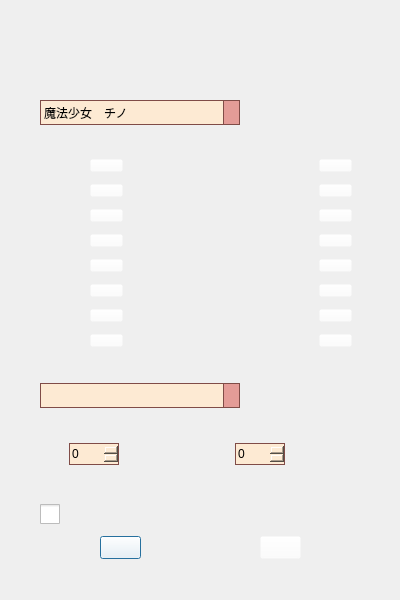
<?xml version="1.0" encoding="UTF-8"?>
<ui version="4.0">
 <class>ToolsSetClass</class>
 <widget class="QDialog" name="ToolsSetClass">
  <property name="geometry">
   <rect>
    <x>0</x>
    <y>0</y>
    <width>400</width>
    <height>600</height>
   </rect>
  </property>
  <property name="windowTitle">
   <string>设置</string>
  </property>
  <property name="windowIcon">
   <iconset resource="tools.qrc">
    <normaloff>:/picture_tools/icon/picture_tools/icon/icon_main_mainwindow.png</normaloff>:/picture_tools/icon/picture_tools/icon/icon_main_mainwindow.png</iconset>
  </property>
  <property name="windowOpacity">
   <double>5.000000000000000</double>
  </property>
  <widget class="QSpinBox" name="spinBox_1">
   <property name="geometry">
    <rect>
     <x>69</x>
     <y>443</y>
     <width>50</width>
     <height>22</height>
    </rect>
   </property>
   <property name="contextMenuPolicy">
    <enum>Qt::NoContextMenu</enum>
   </property>
   <property name="styleSheet">
    <string notr="true">/*按钮未按下*/
QSpinBox::up-button
{
    image: url(:/picture_tools/spinbox/picture_tools/spinbox_style/up_button.png);     
    background: #FDEAD3;
}
QSpinBox::down-button
{
    image: url(:/picture_tools/spinbox/picture_tools/spinbox_style/down_button.png); 
    background: #FDEAD3;
}
/*按钮按下*/
QSpinBox::up-button:pressed
{
    image: url(:/picture_tools/spinbox/picture_tools/spinbox_style/up_button.png);   
    background: #FDEAD3;     
}
QSpinBox::down-button:pressed
{
    image: url(:/picture_tools/spinbox/picture_tools/spinbox_style/down_button.png); 
    background: #FDEAD3;
}
/*总体设置*/
QSpinBox
{
    border: 1px solid #804C47;
    background: #FDEAD3;
}</string>
   </property>
   <property name="maximum">
    <number>9999</number>
   </property>
  </widget>
  <widget class="QSpinBox" name="spinBox_2">
   <property name="geometry">
    <rect>
     <x>235</x>
     <y>443</y>
     <width>50</width>
     <height>22</height>
    </rect>
   </property>
   <property name="contextMenuPolicy">
    <enum>Qt::NoContextMenu</enum>
   </property>
   <property name="styleSheet">
    <string notr="true">/*按钮未按下*/
QSpinBox::up-button
{
    image: url(:/picture_tools/spinbox/picture_tools/spinbox_style/up_button.png);     
    background: #FDEAD3;
}
QSpinBox::down-button
{
    image: url(:/picture_tools/spinbox/picture_tools/spinbox_style/down_button.png); 
    background: #FDEAD3;
}
/*按钮按下*/
QSpinBox::up-button:pressed
{
    image: url(:/picture_tools/spinbox/picture_tools/spinbox_style/up_button.png);   
    background: #FDEAD3;     
}
QSpinBox::down-button:pressed
{
    image: url(:/picture_tools/spinbox/picture_tools/spinbox_style/down_button.png); 
    background: #FDEAD3;
}
/*总体设置*/
QSpinBox
{
    border: 1px solid #804C47;
    background: #FDEAD3;
}</string>
   </property>
   <property name="maximum">
    <number>9999</number>
   </property>
  </widget>
  <widget class="QPushButton" name="pushButton_apply">
   <property name="geometry">
    <rect>
     <x>100</x>
     <y>536</y>
     <width>41</width>
     <height>23</height>
    </rect>
   </property>
   <property name="styleSheet">
    <string notr="true">QPushButton
{
    background: rgb(255,255,255,0);
}</string>
   </property>
   <property name="text">
    <string/>
   </property>
  </widget>
  <widget class="QPushButton" name="pushButton_cancel">
   <property name="geometry">
    <rect>
     <x>260</x>
     <y>536</y>
     <width>41</width>
     <height>23</height>
    </rect>
   </property>
   <property name="styleSheet">
    <string notr="true">QPushButton
{
    background: rgb(255,255,255,0);
}</string>
   </property>
   <property name="text">
    <string/>
   </property>
  </widget>
  <widget class="QLineEdit" name="lineedit_program_1">
   <property name="geometry">
    <rect>
     <x>140</x>
     <y>158</y>
     <width>163</width>
     <height>16</height>
    </rect>
   </property>
   <property name="contextMenuPolicy">
    <enum>Qt::NoContextMenu</enum>
   </property>
   <property name="styleSheet">
    <string notr="true">QLineEdit
{
    background: rgb(255,255,255,0);
    border:0px solid rgb(255,255,255,0);
}</string>
   </property>
   <property name="text">
    <string/>
   </property>
   <property name="readOnly">
    <bool>true</bool>
   </property>
  </widget>
  <widget class="QComboBox" name="comboBox_2">
   <property name="geometry">
    <rect>
     <x>40</x>
     <y>383</y>
     <width>200</width>
     <height>25</height>
    </rect>
   </property>
   <property name="contextMenuPolicy">
    <enum>Qt::PreventContextMenu</enum>
   </property>
   <property name="autoFillBackground">
    <bool>false</bool>
   </property>
   <property name="styleSheet">
    <string notr="true">QComboBox
{
    border: 1px solid #804C47;
    border-radius: 0px;
    padding: 1px 3px 1px 3px;
    min-width: 6px;
}
QComboBox:editable
{
    background: #FDEAD3;
}
QComboBox:!editable
{
    background: #FDEAD3;
}
QComboBox:!editable:on, QComboBox::drop-down:editable:on
{
    background: #FDEAD3;  
}
QComboBox::drop-down:editable
{
    background: #E49C97;
}
QComboBox::drop-down:editable
{
    background: #E49C97;
}
QComboBox::drop-down:editable
{
    background: #E49C97;
}
QComboBox::drop-down:!editable
{
    background: #E49C97;
}
QComboBox::drop-down:!editable
{
    background: #E49C97;
}
QComboBox::drop-down
{
    subcontrol-origin: padding;
    subcontrol-position: top right;
    width: 15px;
    border-left-width: 1px;
    border-left-color: #804C47;
    border-left-style: solid;
    border-top-right-radius: 0px;
    border-bottom-right-radius: 0px;
}
QComboBox::down-arrow
{
    image: url(:/picture_tools/combobox/picture_tools/combobox_style/arrow.png);
}
QComboBox::down-arrow:on
{ 
     image: url(:/picture_tools/combobox/picture_tools/combobox_style/arrow.png);
}
QComboBox QAbstractItemView  
{  
    border: 1px solid #804C47;
    background: #FDEAD3;
    selection-background-color: #E49C97;
    color: #461C0A;  
    selection-color: #FFFFFF;
}
QComboBox QScrollBar::vertical
{
    margin: 9px 0px 9px 0px;
    border-image: url(:/picture_tools/scrollbar/picture_tools/scrollbar_style/line_vertical.png);
    border: 0px; 
    width: 9px;
}
QComboBox QScrollBar::handle:vertical {
    border-image: url(:/picture_tools/scrollbar/picture_tools/scrollbar_style/button_vertical.png);
    min-height:10px;
}
QComboBox QScrollBar::handle:vertical:pressed 
{
    border-image: url(:/picture_tools/scrollbar/picture_tools/scrollbar_style/button_vertical.png); }
QComboBox QScrollBar::add-page:vertical 
{
    border-image: url(:/picture_tools/scrollbar/picture_tools/scrollbar_style/line_vertical.png);
}
QComboBox QScrollBar::sub-page:vertical 
{
    border-image: url(:/picture_tools/scrollbar/picture_tools/scrollbar_style/line_vertical.png);
}
QComboBox QScrollBar::sub-line:vertical 
{
    subcontrol-origin: margin;
    border: 0px solid black;
    height:9px
}
QComboBox QScrollBar::add-line:vertical 
{
    subcontrol-origin: margin;
    border: 0px solid black;
    height:9px
}
QComboBox QScrollBar::down-arrow:vertical
{
    image: url(:/picture_tools/scrollbar/picture_tools/scrollbar_style/down.png);
}
QComboBox QScrollBar::up-arrow:vertical
{
    image: url(:/picture_tools/scrollbar/picture_tools/scrollbar_style/up.png);
}
QComboBox QScrollBar::horizontal
{
    margin: 0px 9px 0px 9px;
    border-image: url(:/picture_tools/scrollbar/picture_tools/scrollbar_style/line_horizental.png);
    border: 0px;
    height: 9px;
}
QComboBox QScrollBar::handle:horizontal 
{
    border-image: url(:/picture_tools/scrollbar/picture_tools/scrollbar_style/button_horizental.png);
    min-width:10px;
}
QTableWidget QScrollBar::handle:horizontal:pressed
{
    border-image: url(:/picture_tools/scrollbar/picture_tools/scrollbar_style/button_horizental.png);
}
QTableWidget QScrollBar::add-page:horizontal 
{
    border-image: url(:/picture_tools/scrollbar/picture_tools/scrollbar_style/button_horizental.png);
}
QTableWidget QScrollBar::sub-page:horizontal 
{
    border-image: url(:/picture_tools/scrollbar/picture_tools/scrollbar_style/button_horizental.png);
}
QComboBox QScrollBar::add-line:horizontal 
{
    subcontrol-origin: margin;
    border: 0px solid black;
    width:9px
}
QComboBox QScrollBar::sub-line:horizontal 
{
    subcontrol-origin: margin;
    border: 0px solid black;
    width:9px
}
QComboBox QScrollBar::left-arrow:horizontal
{
    image: url(:/picture_tools/scrollbar/picture_tools/scrollbar_style/left.png);
}
QTableWidget QScrollBar::right-arrow:horizontal
{
    image: url(:/picture_tools/scrollbar/picture_tools/scrollbar_style/right.png);
}</string>
   </property>
   <property name="editable">
    <bool>false</bool>
   </property>
   <property name="maxVisibleItems">
    <number>7</number>
   </property>
   <property name="maxCount">
    <number>2147483646</number>
   </property>
   <property name="insertPolicy">
    <enum>QComboBox::InsertAtBottom</enum>
   </property>
  </widget>
  <widget class="QComboBox" name="comboBox_1">
   <property name="geometry">
    <rect>
     <x>40</x>
     <y>100</y>
     <width>200</width>
     <height>25</height>
    </rect>
   </property>
   <property name="contextMenuPolicy">
    <enum>Qt::PreventContextMenu</enum>
   </property>
   <property name="autoFillBackground">
    <bool>false</bool>
   </property>
   <property name="styleSheet">
    <string notr="true">QComboBox
{
    border: 1px solid #804C47;
    border-radius: 0px;
    padding: 1px 3px 1px 3px;
    min-width: 6px;
}
QComboBox:editable
{
    background: #FDEAD3;
}
QComboBox:!editable
{
    background: #FDEAD3;
}
QComboBox:!editable:on, QComboBox::drop-down:editable:on
{
    background: #FDEAD3;  
}
QComboBox::drop-down:editable
{
    background: #E49C97;
}
QComboBox::drop-down:editable
{
    background: #E49C97;
}
QComboBox::drop-down:editable
{
    background: #E49C97;
}
QComboBox::drop-down:!editable
{
    background: #E49C97;
}
QComboBox::drop-down:!editable
{
    background: #E49C97;
}
QComboBox::drop-down
{
    subcontrol-origin: padding;
    subcontrol-position: top right;
    width: 15px;
    border-left-width: 1px;
    border-left-color: #804C47;
    border-left-style: solid;
    border-top-right-radius: 0px;
    border-bottom-right-radius: 0px;
}
QComboBox::down-arrow
{
    image: url(:/picture_tools/combobox/picture_tools/combobox_style/arrow.png);
}
QComboBox::down-arrow:on
{ 
     image: url(:/picture_tools/combobox/picture_tools/combobox_style/arrow.png);
}
QComboBox QAbstractItemView  
{  
    border: 1px solid #804C47;
    background: #FDEAD3;
    selection-background-color: #E49C97;
    color: #461C0A;  
    selection-color: #FFFFFF;
}
QComboBox QScrollBar::vertical
{
    margin: 9px 0px 9px 0px;
    border-image: url(:/picture_tools/scrollbar/picture_tools/scrollbar_style/line_vertical.png);
    border: 0px; 
    width: 9px;
}
QComboBox QScrollBar::handle:vertical {
    border-image: url(:/picture_tools/scrollbar/picture_tools/scrollbar_style/button_vertical.png);
    min-height:10px;
}
QComboBox QScrollBar::handle:vertical:pressed 
{
    border-image: url(:/picture_tools/scrollbar/picture_tools/scrollbar_style/button_vertical.png); }
QComboBox QScrollBar::add-page:vertical 
{
    border-image: url(:/picture_tools/scrollbar/picture_tools/scrollbar_style/line_vertical.png);
}
QComboBox QScrollBar::sub-page:vertical 
{
    border-image: url(:/picture_tools/scrollbar/picture_tools/scrollbar_style/line_vertical.png);
}
QComboBox QScrollBar::sub-line:vertical 
{
    subcontrol-origin: margin;
    border: 0px solid black;
    height:9px
}
QComboBox QScrollBar::add-line:vertical 
{
    subcontrol-origin: margin;
    border: 0px solid black;
    height:9px
}
QComboBox QScrollBar::down-arrow:vertical
{
    image: url(:/picture_tools/scrollbar/picture_tools/scrollbar_style/down.png);
}
QComboBox QScrollBar::up-arrow:vertical
{
    image: url(:/picture_tools/scrollbar/picture_tools/scrollbar_style/up.png);
}
QComboBox QScrollBar::horizontal
{
    margin: 0px 9px 0px 9px;
    border-image: url(:/picture_tools/scrollbar/picture_tools/scrollbar_style/line_horizental.png);
    border: 0px;
    height: 9px;
}
QComboBox QScrollBar::handle:horizontal 
{
    border-image: url(:/picture_tools/scrollbar/picture_tools/scrollbar_style/button_horizental.png);
    min-width:10px;
}
QTableWidget QScrollBar::handle:horizontal:pressed
{
    border-image: url(:/picture_tools/scrollbar/picture_tools/scrollbar_style/button_horizental.png);
}
QTableWidget QScrollBar::add-page:horizontal 
{
    border-image: url(:/picture_tools/scrollbar/picture_tools/scrollbar_style/button_horizental.png);
}
QTableWidget QScrollBar::sub-page:horizontal 
{
    border-image: url(:/picture_tools/scrollbar/picture_tools/scrollbar_style/button_horizental.png);
}
QComboBox QScrollBar::add-line:horizontal 
{
    subcontrol-origin: margin;
    border: 0px solid black;
    width:9px
}
QComboBox QScrollBar::sub-line:horizontal 
{
    subcontrol-origin: margin;
    border: 0px solid black;
    width:9px
}
QComboBox QScrollBar::left-arrow:horizontal
{
    image: url(:/picture_tools/scrollbar/picture_tools/scrollbar_style/left.png);
}
QTableWidget QScrollBar::right-arrow:horizontal
{
    image: url(:/picture_tools/scrollbar/picture_tools/scrollbar_style/right.png);
}</string>
   </property>
   <property name="editable">
    <bool>false</bool>
   </property>
   <property name="maxVisibleItems">
    <number>7</number>
   </property>
   <property name="maxCount">
    <number>2147483646</number>
   </property>
   <property name="insertPolicy">
    <enum>QComboBox::InsertAtBottom</enum>
   </property>
   <item>
    <property name="text">
     <string>魔法少女　チノ</string>
    </property>
   </item>
   <item>
    <property name="text">
     <string>ソーサラー　チノ</string>
    </property>
   </item>
   <item>
    <property name="text">
     <string>ガンナー　マヤ</string>
    </property>
   </item>
   <item>
    <property name="text">
     <string>バーサーカー　メグ</string>
    </property>
   </item>
  </widget>
  <widget class="QPushButton" name="pushButton_choose_1">
   <property name="geometry">
    <rect>
     <x>90</x>
     <y>159</y>
     <width>33</width>
     <height>13</height>
    </rect>
   </property>
   <property name="styleSheet">
    <string notr="true">QPushButton
{
    background: rgb(255,255,255,0);
}</string>
   </property>
   <property name="text">
    <string/>
   </property>
  </widget>
  <widget class="QPushButton" name="pushButton_choose_2">
   <property name="geometry">
    <rect>
     <x>90</x>
     <y>184</y>
     <width>33</width>
     <height>13</height>
    </rect>
   </property>
   <property name="styleSheet">
    <string notr="true">QPushButton
{
    background: rgb(255,255,255,0);
}</string>
   </property>
   <property name="text">
    <string/>
   </property>
  </widget>
  <widget class="QPushButton" name="pushButton_choose_3">
   <property name="geometry">
    <rect>
     <x>90</x>
     <y>209</y>
     <width>33</width>
     <height>13</height>
    </rect>
   </property>
   <property name="styleSheet">
    <string notr="true">QPushButton
{
    background: rgb(255,255,255,0);
}</string>
   </property>
   <property name="text">
    <string/>
   </property>
  </widget>
  <widget class="QPushButton" name="pushButton_choose_4">
   <property name="geometry">
    <rect>
     <x>90</x>
     <y>234</y>
     <width>33</width>
     <height>13</height>
    </rect>
   </property>
   <property name="styleSheet">
    <string notr="true">QPushButton
{
    background: rgb(255,255,255,0);
}</string>
   </property>
   <property name="text">
    <string/>
   </property>
  </widget>
  <widget class="QPushButton" name="pushButton_choose_5">
   <property name="geometry">
    <rect>
     <x>90</x>
     <y>259</y>
     <width>33</width>
     <height>13</height>
    </rect>
   </property>
   <property name="styleSheet">
    <string notr="true">QPushButton
{
    background: rgb(255,255,255,0);
}</string>
   </property>
   <property name="text">
    <string/>
   </property>
  </widget>
  <widget class="QPushButton" name="pushButton_choose_6">
   <property name="geometry">
    <rect>
     <x>90</x>
     <y>284</y>
     <width>33</width>
     <height>13</height>
    </rect>
   </property>
   <property name="styleSheet">
    <string notr="true">QPushButton
{
    background: rgb(255,255,255,0);
}</string>
   </property>
   <property name="text">
    <string/>
   </property>
  </widget>
  <widget class="QPushButton" name="pushButton_choose_7">
   <property name="geometry">
    <rect>
     <x>90</x>
     <y>309</y>
     <width>33</width>
     <height>13</height>
    </rect>
   </property>
   <property name="styleSheet">
    <string notr="true">QPushButton
{
    background: rgb(255,255,255,0);
}</string>
   </property>
   <property name="text">
    <string/>
   </property>
  </widget>
  <widget class="QPushButton" name="pushButton_choose_8">
   <property name="geometry">
    <rect>
     <x>90</x>
     <y>334</y>
     <width>33</width>
     <height>13</height>
    </rect>
   </property>
   <property name="styleSheet">
    <string notr="true">QPushButton
{
    background: rgb(255,255,255,0);
}</string>
   </property>
   <property name="text">
    <string/>
   </property>
  </widget>
  <widget class="QLineEdit" name="lineedit_program_2">
   <property name="geometry">
    <rect>
     <x>140</x>
     <y>183</y>
     <width>163</width>
     <height>16</height>
    </rect>
   </property>
   <property name="contextMenuPolicy">
    <enum>Qt::NoContextMenu</enum>
   </property>
   <property name="styleSheet">
    <string notr="true">QLineEdit
{
    background: rgb(255,255,255,0);
    border:0px solid rgb(255,255,255,0);
}</string>
   </property>
   <property name="text">
    <string/>
   </property>
   <property name="readOnly">
    <bool>true</bool>
   </property>
  </widget>
  <widget class="QLineEdit" name="lineedit_program_3">
   <property name="geometry">
    <rect>
     <x>140</x>
     <y>208</y>
     <width>163</width>
     <height>15</height>
    </rect>
   </property>
   <property name="contextMenuPolicy">
    <enum>Qt::NoContextMenu</enum>
   </property>
   <property name="styleSheet">
    <string notr="true">QLineEdit
{
    background: rgb(255,255,255,0);
    border:0px solid rgb(255,255,255,0);
}</string>
   </property>
   <property name="text">
    <string/>
   </property>
   <property name="readOnly">
    <bool>true</bool>
   </property>
  </widget>
  <widget class="QLineEdit" name="lineedit_program_4">
   <property name="geometry">
    <rect>
     <x>140</x>
     <y>233</y>
     <width>163</width>
     <height>15</height>
    </rect>
   </property>
   <property name="contextMenuPolicy">
    <enum>Qt::NoContextMenu</enum>
   </property>
   <property name="styleSheet">
    <string notr="true">QLineEdit
{
    background: rgb(255,255,255,0);
    border:0px solid rgb(255,255,255,0);
}</string>
   </property>
   <property name="text">
    <string/>
   </property>
   <property name="readOnly">
    <bool>true</bool>
   </property>
  </widget>
  <widget class="QLineEdit" name="lineedit_program_5">
   <property name="geometry">
    <rect>
     <x>140</x>
     <y>258</y>
     <width>163</width>
     <height>15</height>
    </rect>
   </property>
   <property name="contextMenuPolicy">
    <enum>Qt::NoContextMenu</enum>
   </property>
   <property name="styleSheet">
    <string notr="true">QLineEdit
{
    background: rgb(255,255,255,0);
    border:0px solid rgb(255,255,255,0);
}</string>
   </property>
   <property name="text">
    <string/>
   </property>
   <property name="readOnly">
    <bool>true</bool>
   </property>
  </widget>
  <widget class="QLineEdit" name="lineedit_program_6">
   <property name="enabled">
    <bool>true</bool>
   </property>
   <property name="geometry">
    <rect>
     <x>140</x>
     <y>283</y>
     <width>163</width>
     <height>15</height>
    </rect>
   </property>
   <property name="contextMenuPolicy">
    <enum>Qt::NoContextMenu</enum>
   </property>
   <property name="styleSheet">
    <string notr="true">QLineEdit
{
    background: rgb(255,255,255,0);
    border:0px solid rgb(255,255,255,0);
}</string>
   </property>
   <property name="text">
    <string/>
   </property>
   <property name="readOnly">
    <bool>true</bool>
   </property>
  </widget>
  <widget class="QLineEdit" name="lineedit_program_7">
   <property name="enabled">
    <bool>true</bool>
   </property>
   <property name="geometry">
    <rect>
     <x>140</x>
     <y>308</y>
     <width>163</width>
     <height>15</height>
    </rect>
   </property>
   <property name="contextMenuPolicy">
    <enum>Qt::NoContextMenu</enum>
   </property>
   <property name="styleSheet">
    <string notr="true">QLineEdit
{
    background: rgb(255,255,255,0);
    border:0px solid rgb(255,255,255,0);
}</string>
   </property>
   <property name="text">
    <string/>
   </property>
   <property name="readOnly">
    <bool>true</bool>
   </property>
  </widget>
  <widget class="QLineEdit" name="lineedit_program_8">
   <property name="enabled">
    <bool>true</bool>
   </property>
   <property name="geometry">
    <rect>
     <x>140</x>
     <y>333</y>
     <width>163</width>
     <height>15</height>
    </rect>
   </property>
   <property name="contextMenuPolicy">
    <enum>Qt::NoContextMenu</enum>
   </property>
   <property name="styleSheet">
    <string notr="true">QLineEdit
{
    background: rgb(255,255,255,0);
    border:0px solid rgb(255,255,255,0);
}</string>
   </property>
   <property name="text">
    <string/>
   </property>
   <property name="readOnly">
    <bool>true</bool>
   </property>
  </widget>
  <widget class="QCheckBox" name="checkBox">
   <property name="geometry">
    <rect>
     <x>40</x>
     <y>503</y>
     <width>20</width>
     <height>22</height>
    </rect>
   </property>
   <property name="styleSheet">
    <string notr="true">QCheckBox{spacing: 5px;color: white;}
QCheckBox::indicator {width: 20px;height: 20px;}
QCheckBox::indicator:enabled:unchecked {image: url(:/picture_tools/radiobutton/picture_tools/radiobutton_style/radiobutton_off.png);}
QCheckBox::indicator:enabled:unchecked:hover  {image: url(:/picture_tools/radiobutton/picture_tools/radiobutton_style/radiobutton_off.png);}
QCheckBox::indicator:enabled:unchecked:pressed {image: url(:/picture_tools/radiobutton/picture_tools/radiobutton_style/radiobutton_off.png);}
QCheckBox::indicator:enabled:checked {image: url(:/picture_tools/radiobutton/picture_tools/radiobutton_style/radiobutton_on.png);}
QCheckBox::indicator:enabled:checked:hover {image: url(:/picture_tools/radiobutton/picture_tools/radiobutton_style/radiobutton_on.png);}
QCheckBox::indicator:enabled:checked:pressed {image: url(:/picture_tools/radiobutton/picture_tools/radiobutton_style/radiobutton_on.png);}</string>
   </property>
   <property name="text">
    <string/>
   </property>
  </widget>
  <widget class="QPushButton" name="pushButton_choose_9">
   <property name="geometry">
    <rect>
     <x>319</x>
     <y>159</y>
     <width>33</width>
     <height>13</height>
    </rect>
   </property>
   <property name="styleSheet">
    <string notr="true">QPushButton
{
    background: rgb(255,255,255,0);
}</string>
   </property>
   <property name="text">
    <string/>
   </property>
  </widget>
  <widget class="QPushButton" name="pushButton_choose_10">
   <property name="geometry">
    <rect>
     <x>319</x>
     <y>184</y>
     <width>33</width>
     <height>13</height>
    </rect>
   </property>
   <property name="styleSheet">
    <string notr="true">QPushButton
{
    background: rgb(255,255,255,0);
}</string>
   </property>
   <property name="text">
    <string/>
   </property>
  </widget>
  <widget class="QPushButton" name="pushButton_choose_11">
   <property name="geometry">
    <rect>
     <x>319</x>
     <y>209</y>
     <width>33</width>
     <height>13</height>
    </rect>
   </property>
   <property name="styleSheet">
    <string notr="true">QPushButton
{
    background: rgb(255,255,255,0);
}</string>
   </property>
   <property name="text">
    <string/>
   </property>
  </widget>
  <widget class="QPushButton" name="pushButton_choose_12">
   <property name="geometry">
    <rect>
     <x>319</x>
     <y>234</y>
     <width>33</width>
     <height>13</height>
    </rect>
   </property>
   <property name="styleSheet">
    <string notr="true">QPushButton
{
    background: rgb(255,255,255,0);
}</string>
   </property>
   <property name="text">
    <string/>
   </property>
  </widget>
  <widget class="QPushButton" name="pushButton_choose_13">
   <property name="geometry">
    <rect>
     <x>319</x>
     <y>259</y>
     <width>33</width>
     <height>13</height>
    </rect>
   </property>
   <property name="styleSheet">
    <string notr="true">QPushButton
{
    background: rgb(255,255,255,0);
}</string>
   </property>
   <property name="text">
    <string/>
   </property>
  </widget>
  <widget class="QPushButton" name="pushButton_choose_14">
   <property name="geometry">
    <rect>
     <x>319</x>
     <y>284</y>
     <width>33</width>
     <height>13</height>
    </rect>
   </property>
   <property name="styleSheet">
    <string notr="true">QPushButton
{
    background: rgb(255,255,255,0);
}</string>
   </property>
   <property name="text">
    <string/>
   </property>
  </widget>
  <widget class="QPushButton" name="pushButton_choose_15">
   <property name="geometry">
    <rect>
     <x>319</x>
     <y>309</y>
     <width>33</width>
     <height>13</height>
    </rect>
   </property>
   <property name="styleSheet">
    <string notr="true">QPushButton
{
    background: rgb(255,255,255,0);
}</string>
   </property>
   <property name="text">
    <string/>
   </property>
  </widget>
  <widget class="QPushButton" name="pushButton_choose_16">
   <property name="geometry">
    <rect>
     <x>319</x>
     <y>334</y>
     <width>33</width>
     <height>13</height>
    </rect>
   </property>
   <property name="styleSheet">
    <string notr="true">QPushButton
{
    background: rgb(255,255,255,0);
}</string>
   </property>
   <property name="text">
    <string/>
   </property>
  </widget>
 </widget>
 <resources>
  <include location="tools.qrc"/>
 </resources>
 <connections/>
</ui>
